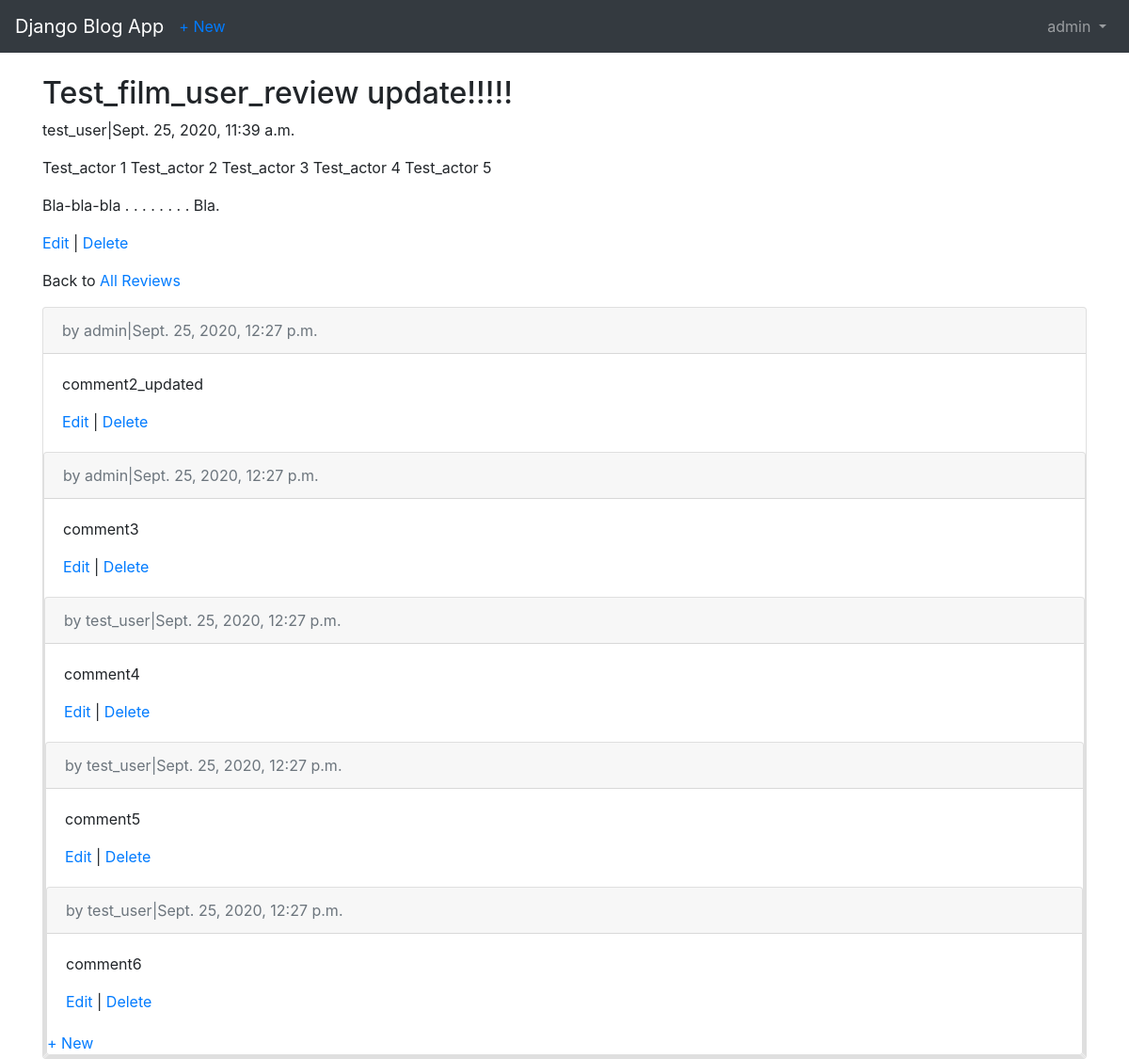
Screenshot of /films/3/ (signed in) with the database file from the repository.
### users/models.py (models this page shows)
class CustomUser(AbstractUser):
    age = models.PositiveIntegerField(null=True, blank=True)
    telephone_number = models.CharField(max_length=25, blank=False)

### films/models.py (models this page shows, shortened)
class FilmReview(models.Model):
    film_name = models.CharField(max_length=256)  # название фильма
    actors = models.TextField() # список актеров
    date = models.DateTimeField(auto_now_add=True) # время написания отзыва
    body = models.TextField() # тело отзыва
    author = models.ForeignKey(
        get_user_model(),
        on_delete=models.CASCADE,
    ) # автор обзора

class ReviewComment(models.Model):
    post = models.ForeignKey(
        FilmReview,
        on_delete=models.CASCADE,
        related_name='reviews',
    )
    review_comment = models.CharField(max_length=250)
    author =  models.ForeignKey(
        get_user_model(),
        on_delete=models.CASCADE,
    )
    date = models.DateTimeField(auto_now_add=True) # время написания коммента

### films/views.py (the view)
# urls.py: path('<int:pk>/', FilmDetailView.as_view(), name= 'film_detail'),
class FilmDetailView(LoginRequiredMixin, DetailView):
    model = FilmReview
    template_name = 'film_detail.html'
    context_object_name = 'film'
    login_url = 'login'

### templates/film_detail.html
{% extends 'base.html' %}
{% load crispy_forms_tags %}
{% block content %}
    <div class="article-entry">
        <h2>{{film.film_name}}</h2>
            <p>{{film.author}}|{{film.date}}</p>
            <p>{{film.actors}}</p>
            <p>{{film.body}}</p>
    </div>
    <p>
        <a href="{% url 'film_edit' film.pk %}">Edit</a>
        |
        <a href="{% url 'film_delete' film.pk %}">Delete</a>
    </p>
    <p>
        Back to <a href="{% url 'film_list' %}">All Reviews</a>
    </p>
    {% for comment in film.reviews.all %}
        <div class="card">
            <div class="card-header">
                <span class="text-muted">by {{comment.author}}|{{comment.date}}</span>
            </div>
            <div class="card-body">
                <p>{{comment.review_comment}}</p>
                <a href="{% url 'comment_edit' comment.pk %}">Edit</a>
                |
                <a href="{% url 'comment_delete' comment.pk %}">Delete</a>
        </div>
    {% endfor %}
    {% if user.is_authenticated %}
            <a href="{% url 'comment_new' film.pk %}">
                + New
            </a>
    {% endif %}
{% endblock content %}

### templates/base.html (shortened to what this page needs)
<!doctype html>
<html lang="en">
<head>
<link rel="stylesheet"
href="https://stackpath.bootstrapcdn.com/bootstrap/4.1.3/css/\
bootstrap.min.css"
integrity="sha384-MCw98/SFnGE8fJT3GXwEOngsV7Zt27NXFoaoApmYm81i\
uXoPkFOJwJ8ERdknLPMO"
crossorigin="anonymous">
</head>
<body>
<nav class="navbar navbar-expand-md navbar-dark bg-dark mb-4">
  <a class="navbar-brand" href="{% url 'home' %}">Django Blog App</a>
    {% if user.is_authenticated %}
      <ul class="navbar-nav mr-auto">
        <li class="nav-item">
          <a href="{% url 'film_new' %}">
            + New
          </a>
        </li>
      </ul>
    {% endif %}
<div class="collapse navbar-collapse" id="navbarCollapse">
{% if user.is_authenticated %}
<ul class="navbar-nav ml-auto">
<li class="nav-item">
<a class="nav-link dropdown-toggle" href="#" id="userMenu"
data-toggle="dropdown" aria-haspopup="true"
aria-expanded="false">
{{ user.username }}
</a>
</li>
</ul>
{% endif %}
</div>
</nav>
<div class="container">
{% block content %}
{% endblock content %}
</div>
</body>
</html>

### rows the page displays
CustomUser: username "admin"
FilmReview: film_name "Test_film_user_review update!!!!!", author "test_user", date "Sept. 25, 2020, 11:39 a.m.", actors "Test_actor 1 Test_actor 2 Test_actor 3 Test_actor 4 Test_actor 5", body "Bla-bla-bla . . . . . . . . Bla."
ReviewComment: author "admin", date "Sept. 25, 2020, 12:27 p.m.", review_comment "comment2_updated"
ReviewComment: author "admin", date "Sept. 25, 2020, 12:27 p.m.", review_comment "comment3"
ReviewComment: author "test_user", date "Sept. 25, 2020, 12:27 p.m.", review_comment "comment4"
ReviewComment: author "test_user", date "Sept. 25, 2020, 12:27 p.m.", review_comment "comment5"
ReviewComment: author "test_user", date "Sept. 25, 2020, 12:27 p.m.", review_comment "comment6"
